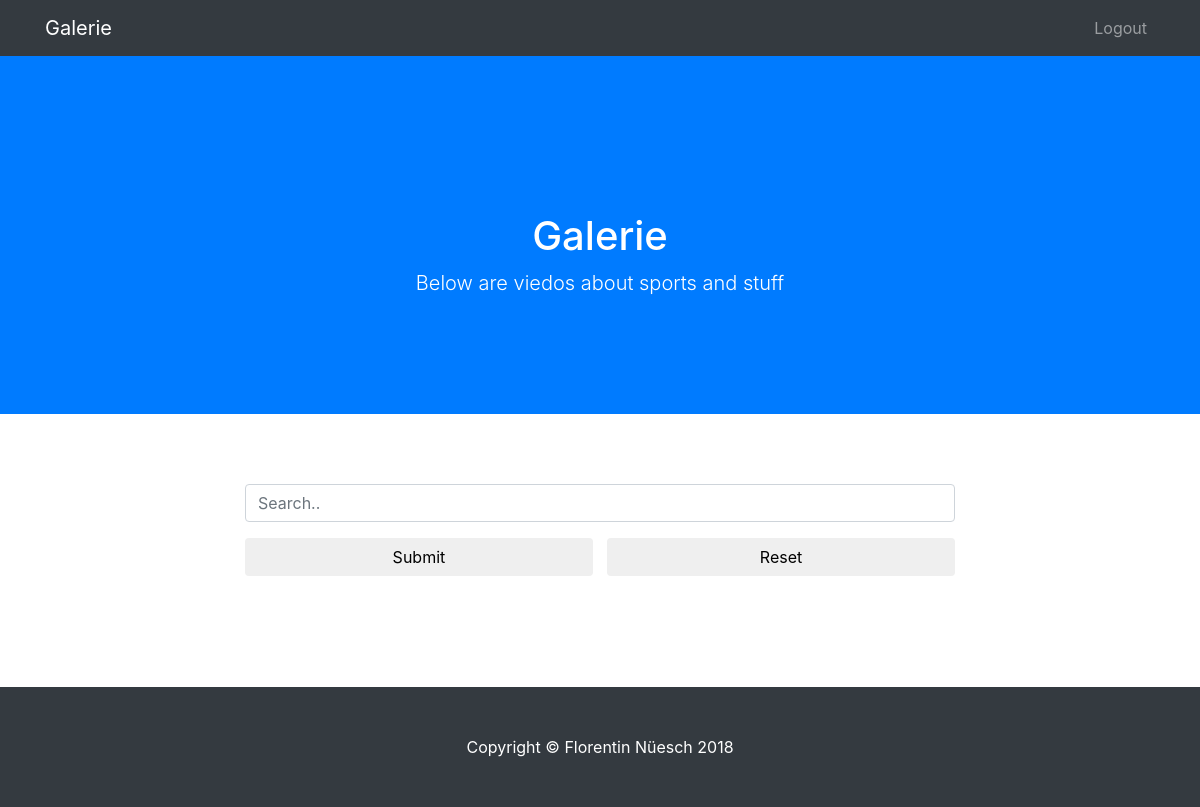
Before: /galerie.php with the older database file.
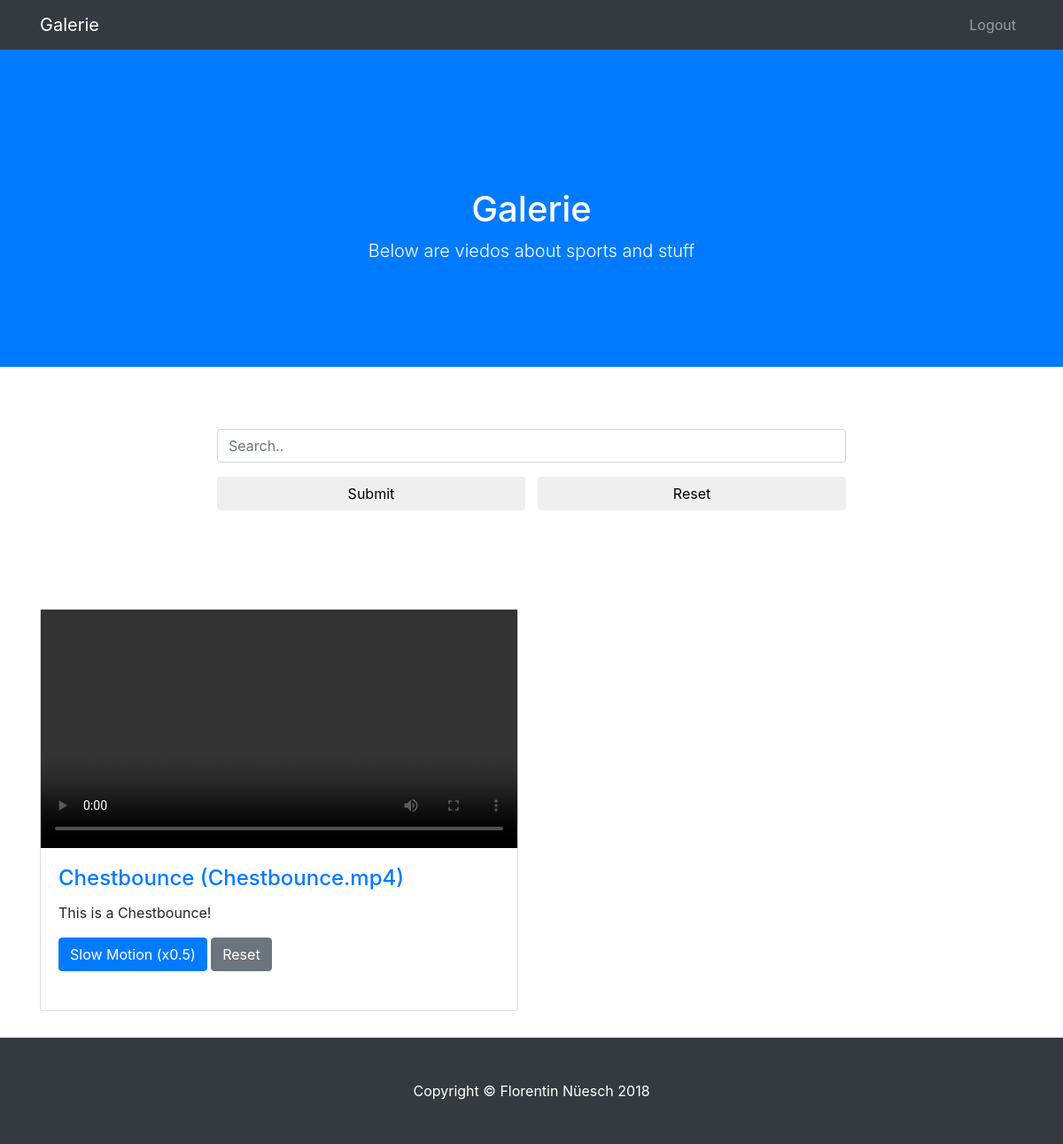
After: the same page with the newer database file.
### tables this page shows
CREATE TABLE TVideos (VidNummer INTEGER PRIMARY KEY AUTOINCREMENT, VidName String, VidSchlagwort String, VidBeschreibung String);

### galerie.php (the view, shortened to what this page needs)
<!DOCTYPE html>
<html lang="en">
  <head>
    <link href="vendor/bootstrap/css/bootstrap.min.css" rel="stylesheet">
    <link href="css/scrolling-nav.css" rel="stylesheet">
  </head>
  <body id="page-top">
    <nav class="navbar navbar-expand-lg navbar-dark bg-dark fixed-top" id="mainNav">
      <div class="container">
        <a class="navbar-brand js-scroll-trigger" href="#page-top">Galerie</a>
        <div class="collapse navbar-collapse" id="navbarResponsive">
          <ul class="navbar-nav ml-auto">
            <li class="nav-item">
              <a class="nav-link js-scroll-trigger" href="index.php">Logout</a>
            </li>
          </ul>
        </div>
      </div>
    </nav>
    <header class="bg-primary text-white">
      <div class="container text-center">
        <h1>Galerie</h1>
        <p class="lead">Below are viedos about sports and stuff</p>
      </div>
    </header>
    <div class="container">
        <div style="text-align: center; font-size: 1.5em; color: #007bff; padding-top: 2%">
            <?php
            include 'config.php';
            ?>
        </div>
        <br><br>
        <div class="col-lg-8 mx-auto">
            <form method="post" action="galerie.php">
                <div class="form-group">
                    <input type="text" class="form-control" id="search" placeholder="Search.." name="search">
                </div>
                <button type="submit" style="width: 49%" class="btn btn-default">Submit</button>
                <button type="submit" style="width: 49%; float: right" name="reset" value="reset" class="btn btn-default">Reset</button>
            </form>
        </div>
        <div class="row">
        <?php
        if(isset($_POST['search'])){
            $res = $db->query("SELECT * FROM TVideos where VidSchlagwort LIKE '%$schlagwort%'");
        }else{
            $res = $db->query("SELECT * FROM TVideos");
        }
        while ($dsatz = $res->fetchArray(SQLITE3_ASSOC)) {
            $file = $dsatz["VidName"];
            $beschreibung = $dsatz["VidBeschreibung"];
            $schlagwort = $dsatz["VidSchlagwort"];
            $pfad = "videos/".$file;
        ?>
            <div class="col-lg-6 portfolio-item">
                <div class="card h-100">
                    <video id="<?=$schlagwort;?>" width="100%" height="auto" controls>
                        <source src="<?php echo $pfad; ?>" type="video/mp4">
                        <source src="<?php echo $pfad; ?>" type="video/ogg">
                    </video>
                    <div class="card-body">
                        <h4 class="card-title">
                            <a href="#"><?php echo $schlagwort." (".$file.")"?></a>
                        </h4>
                        <p class="card-text"><?php echo $beschreibung?></p>
                        <button onclick="setPlaySpeed('<?=$schlagwort;?>')" type="button" class="btn btn-primary">Slow Motion (x0.5)</button>
                        <button onclick="resetPlaySpeed('<?=$schlagwort;?>')" type="button" class="btn btn-secondary">Reset</button><br><br>
                    </div>
                </div>
            </div>
            <?php } ?>
        </div>
    </div>
    <footer class="py-5 bg-dark">
      <div class="container">
        <p class="m-0 text-center text-white">Copyright &copy; Florentin Nüesch 2018</p>
      </div>
    </footer>
  </body>
</html>

### css/scrolling-nav.css (style rules this page uses)
header { padding: 154px 0 100px; }
@media (min-width: 992px) { header { padding: 156px 0 100px; } }
footer { background-color: #343a40; padding-top: 1.5%; padding-bottom: 0.8%; text-align: center; color: white; }
@media (min-width: 992px) { body { padding-top: 56px; } }
.portfolio-item { margin-bottom: 30px; }
.row { padding-top: 10%; }

Changed rows visible on the page:
added tvideos: VidSchlagwort "Chestbounce", VidName "Chestbounce.mp4", VidBeschreibung "This is a Chestbounce!"
